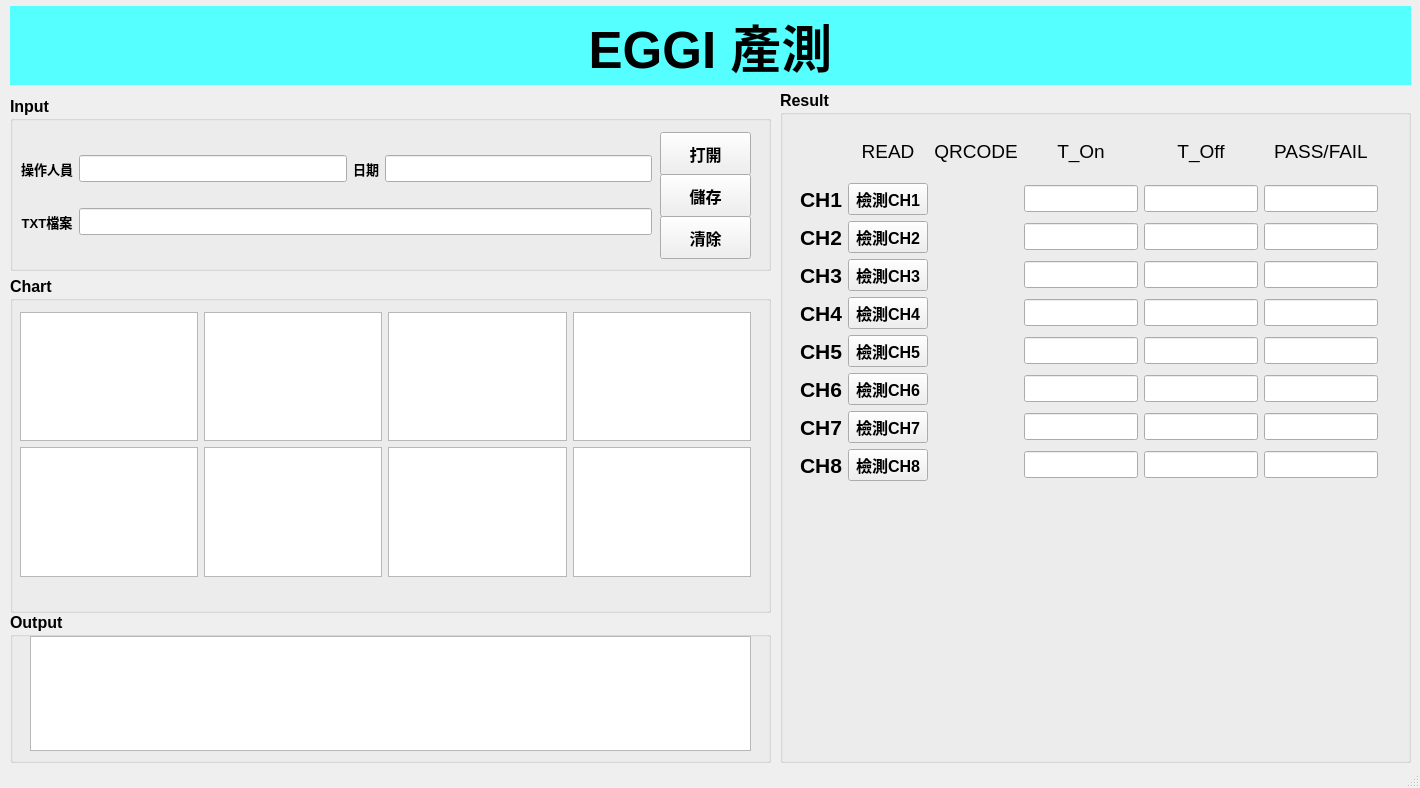
<?xml version="1.0" encoding="UTF-8"?>
<ui version="4.0">
 <class>MainWindow</class>
 <widget class="QMainWindow" name="MainWindow">
  <property name="geometry">
   <rect>
    <x>0</x>
    <y>0</y>
    <width>1420</width>
    <height>788</height>
   </rect>
  </property>
  <property name="windowTitle">
   <string>MainWindow</string>
  </property>
  <widget class="QWidget" name="centralwidget">
   <widget class="QGroupBox" name="Input_box">
    <property name="geometry">
     <rect>
      <x>10</x>
      <y>96</y>
      <width>761</width>
      <height>175</height>
     </rect>
    </property>
    <property name="font">
     <font>
      <pointsize>12</pointsize>
      <weight>75</weight>
      <italic>false</italic>
      <bold>true</bold>
      <underline>false</underline>
      <strikeout>false</strikeout>
      <kerning>true</kerning>
     </font>
    </property>
    <property name="styleSheet">
     <string notr="true"/>
    </property>
    <property name="title">
     <string>Input</string>
    </property>
    <widget class="QPushButton" name="btn_opentxt">
     <property name="geometry">
      <rect>
       <x>650</x>
       <y>36</y>
       <width>91</width>
       <height>43</height>
      </rect>
     </property>
     <property name="font">
      <font>
       <pointsize>12</pointsize>
       <weight>75</weight>
       <italic>false</italic>
       <bold>true</bold>
       <underline>false</underline>
       <strikeout>false</strikeout>
       <kerning>true</kerning>
      </font>
     </property>
     <property name="text">
      <string>打開</string>
     </property>
    </widget>
    <widget class="QPushButton" name="btn_save">
     <property name="geometry">
      <rect>
       <x>650</x>
       <y>78</y>
       <width>91</width>
       <height>43</height>
      </rect>
     </property>
     <property name="font">
      <font>
       <pointsize>12</pointsize>
       <weight>75</weight>
       <italic>false</italic>
       <bold>true</bold>
       <underline>false</underline>
       <strikeout>false</strikeout>
       <kerning>true</kerning>
      </font>
     </property>
     <property name="text">
      <string>儲存</string>
     </property>
    </widget>
    <widget class="QPushButton" name="btn_clean">
     <property name="geometry">
      <rect>
       <x>650</x>
       <y>120</y>
       <width>91</width>
       <height>43</height>
      </rect>
     </property>
     <property name="font">
      <font>
       <pointsize>12</pointsize>
       <weight>75</weight>
       <italic>false</italic>
       <bold>true</bold>
       <underline>false</underline>
       <strikeout>false</strikeout>
       <kerning>true</kerning>
      </font>
     </property>
     <property name="text">
      <string>清除</string>
     </property>
    </widget>
    <widget class="QWidget" name="layoutWidget">
     <property name="geometry">
      <rect>
       <x>11</x>
       <y>39</y>
       <width>631</width>
       <height>121</height>
      </rect>
     </property>
     <layout class="QGridLayout" name="gridLayout_2">
      <item row="0" column="0">
       <widget class="QLabel" name="label_name">
        <property name="font">
         <font>
          <pointsize>10</pointsize>
          <weight>75</weight>
          <italic>false</italic>
          <bold>true</bold>
          <underline>false</underline>
          <strikeout>false</strikeout>
          <kerning>true</kerning>
         </font>
        </property>
        <property name="text">
         <string>操作人員</string>
        </property>
        <property name="alignment">
         <set>Qt::AlignCenter</set>
        </property>
       </widget>
      </item>
      <item row="0" column="1">
       <widget class="QLineEdit" name="input_name"/>
      </item>
      <item row="0" column="2">
       <widget class="QLabel" name="label_datetime">
        <property name="font">
         <font>
          <pointsize>10</pointsize>
          <weight>75</weight>
          <italic>false</italic>
          <bold>true</bold>
          <underline>false</underline>
          <strikeout>false</strikeout>
          <kerning>true</kerning>
         </font>
        </property>
        <property name="text">
         <string>日期</string>
        </property>
        <property name="alignment">
         <set>Qt::AlignCenter</set>
        </property>
       </widget>
      </item>
      <item row="0" column="3">
       <widget class="QLineEdit" name="output_datetime"/>
      </item>
      <item row="1" column="0">
       <widget class="QLabel" name="label_txt_2">
        <property name="font">
         <font>
          <pointsize>10</pointsize>
          <weight>75</weight>
          <italic>false</italic>
          <bold>true</bold>
          <underline>false</underline>
          <strikeout>false</strikeout>
          <kerning>true</kerning>
         </font>
        </property>
        <property name="text">
         <string>TXT檔案</string>
        </property>
        <property name="alignment">
         <set>Qt::AlignCenter</set>
        </property>
       </widget>
      </item>
      <item row="1" column="1" colspan="3">
       <widget class="QLineEdit" name="input_file"/>
      </item>
     </layout>
    </widget>
   </widget>
   <widget class="QLabel" name="EGGI_Title">
    <property name="geometry">
     <rect>
      <x>10</x>
      <y>6</y>
      <width>1401</width>
      <height>79</height>
     </rect>
    </property>
    <property name="font">
     <font>
      <pointsize>38</pointsize>
      <weight>75</weight>
      <bold>true</bold>
      <underline>false</underline>
     </font>
    </property>
    <property name="cursor">
     <cursorShape>ArrowCursor</cursorShape>
    </property>
    <property name="styleSheet">
     <string notr="true">background-color: rgb(85, 255, 255);</string>
    </property>
    <property name="text">
     <string>EGGI 產測</string>
    </property>
    <property name="alignment">
     <set>Qt::AlignCenter</set>
    </property>
   </widget>
   <widget class="QGroupBox" name="Chart_box">
    <property name="geometry">
     <rect>
      <x>10</x>
      <y>276</y>
      <width>761</width>
      <height>337</height>
     </rect>
    </property>
    <property name="font">
     <font>
      <pointsize>12</pointsize>
      <weight>75</weight>
      <bold>true</bold>
     </font>
    </property>
    <property name="title">
     <string>Chart</string>
    </property>
    <widget class="QSplitter" name="splitter_2">
     <property name="geometry">
      <rect>
       <x>16</x>
       <y>156</y>
       <width>0</width>
       <height>0</height>
      </rect>
     </property>
     <property name="orientation">
      <enum>Qt::Vertical</enum>
     </property>
     <widget class="QWidget" name="widget_6" native="true">
      <property name="styleSheet">
       <string notr="true">background-color: rgb(255, 255, 255);</string>
      </property>
     </widget>
     <widget class="QWidget" name="widget_7" native="true">
      <property name="styleSheet">
       <string notr="true">background-color: rgb(255, 255, 255);</string>
      </property>
     </widget>
     <widget class="QWidget" name="widget_8" native="true">
      <property name="styleSheet">
       <string notr="true">background-color: rgb(255, 255, 255);</string>
      </property>
     </widget>
     <widget class="QWidget" name="widget_5" native="true">
      <property name="styleSheet">
       <string notr="true">background-color: rgb(255, 255, 255);</string>
      </property>
     </widget>
    </widget>
    <widget class="QWidget" name="layoutWidget_2">
     <property name="geometry">
      <rect>
       <x>10</x>
       <y>36</y>
       <width>731</width>
       <height>265</height>
      </rect>
     </property>
     <layout class="QGridLayout" name="gridLayout_3">
      <item row="0" column="0">
       <widget class="QGraphicsView" name="ch1_chart"/>
      </item>
      <item row="1" column="0">
       <widget class="QGraphicsView" name="ch5_chart"/>
      </item>
      <item row="0" column="3">
       <widget class="QGraphicsView" name="ch4_chart"/>
      </item>
      <item row="0" column="1">
       <widget class="QGraphicsView" name="ch2_char"/>
      </item>
      <item row="0" column="2">
       <widget class="QGraphicsView" name="ch3_chart"/>
      </item>
      <item row="1" column="1">
       <widget class="QGraphicsView" name="ch6_chart"/>
      </item>
      <item row="1" column="2">
       <widget class="QGraphicsView" name="ch7_chart"/>
      </item>
      <item row="1" column="3">
       <widget class="QGraphicsView" name="ch8_chart"/>
      </item>
     </layout>
    </widget>
   </widget>
   <widget class="QGroupBox" name="Result_box">
    <property name="geometry">
     <rect>
      <x>780</x>
      <y>90</y>
      <width>631</width>
      <height>673</height>
     </rect>
    </property>
    <property name="font">
     <font>
      <pointsize>12</pointsize>
      <weight>75</weight>
      <bold>true</bold>
     </font>
    </property>
    <property name="title">
     <string>Result</string>
    </property>
    <widget class="QWidget" name="layoutWidget">
     <property name="geometry">
      <rect>
       <x>20</x>
       <y>36</y>
       <width>578</width>
       <height>355</height>
      </rect>
     </property>
     <layout class="QGridLayout" name="gridLayout">
      <item row="5" column="5">
       <widget class="QLineEdit" name="ch5_PF">
        <property name="alignment">
         <set>Qt::AlignCenter</set>
        </property>
       </widget>
      </item>
      <item row="2" column="3">
       <widget class="QLineEdit" name="ch2_T_On">
        <property name="alignment">
         <set>Qt::AlignCenter</set>
        </property>
       </widget>
      </item>
      <item row="0" column="2">
       <widget class="QLabel" name="label_qrcode">
        <property name="font">
         <font>
          <pointsize>14</pointsize>
          <weight>50</weight>
          <bold>false</bold>
         </font>
        </property>
        <property name="text">
         <string>QRCODE</string>
        </property>
        <property name="alignment">
         <set>Qt::AlignCenter</set>
        </property>
       </widget>
      </item>
      <item row="3" column="4">
       <widget class="QLineEdit" name="ch3_T_Off">
        <property name="alignment">
         <set>Qt::AlignCenter</set>
        </property>
       </widget>
      </item>
      <item row="6" column="4">
       <widget class="QLineEdit" name="ch6_T_Off">
        <property name="alignment">
         <set>Qt::AlignCenter</set>
        </property>
       </widget>
      </item>
      <item row="7" column="3">
       <widget class="QLineEdit" name="ch7_T_On">
        <property name="alignment">
         <set>Qt::AlignCenter</set>
        </property>
       </widget>
      </item>
      <item row="0" column="4">
       <widget class="QLabel" name="label_T_Off">
        <property name="font">
         <font>
          <pointsize>14</pointsize>
          <weight>50</weight>
          <bold>false</bold>
         </font>
        </property>
        <property name="text">
         <string>T_Off</string>
        </property>
        <property name="alignment">
         <set>Qt::AlignCenter</set>
        </property>
       </widget>
      </item>
      <item row="7" column="0">
       <widget class="QLabel" name="label_ch7">
        <property name="font">
         <font>
          <pointsize>16</pointsize>
          <weight>75</weight>
          <bold>true</bold>
         </font>
        </property>
        <property name="text">
         <string>CH7</string>
        </property>
        <property name="alignment">
         <set>Qt::AlignCenter</set>
        </property>
       </widget>
      </item>
      <item row="4" column="3">
       <widget class="QLineEdit" name="ch4_T_On">
        <property name="alignment">
         <set>Qt::AlignCenter</set>
        </property>
       </widget>
      </item>
      <item row="8" column="3">
       <widget class="QLineEdit" name="ch8_T_On">
        <property name="alignment">
         <set>Qt::AlignCenter</set>
        </property>
       </widget>
      </item>
      <item row="7" column="5">
       <widget class="QLineEdit" name="ch7_PF">
        <property name="alignment">
         <set>Qt::AlignCenter</set>
        </property>
       </widget>
      </item>
      <item row="1" column="0">
       <widget class="QLabel" name="label_ch1">
        <property name="font">
         <font>
          <pointsize>16</pointsize>
          <weight>75</weight>
          <bold>true</bold>
         </font>
        </property>
        <property name="text">
         <string>CH1</string>
        </property>
        <property name="alignment">
         <set>Qt::AlignCenter</set>
        </property>
       </widget>
      </item>
      <item row="3" column="3">
       <widget class="QLineEdit" name="ch3_T_On">
        <property name="alignment">
         <set>Qt::AlignCenter</set>
        </property>
       </widget>
      </item>
      <item row="1" column="3">
       <widget class="QLineEdit" name="ch1_T_On">
        <property name="alignment">
         <set>Qt::AlignCenter</set>
        </property>
       </widget>
      </item>
      <item row="3" column="0">
       <widget class="QLabel" name="label_ch3">
        <property name="font">
         <font>
          <pointsize>16</pointsize>
          <weight>75</weight>
          <bold>true</bold>
         </font>
        </property>
        <property name="text">
         <string>CH3</string>
        </property>
        <property name="alignment">
         <set>Qt::AlignCenter</set>
        </property>
       </widget>
      </item>
      <item row="6" column="5">
       <widget class="QLineEdit" name="ch6_PF">
        <property name="alignment">
         <set>Qt::AlignCenter</set>
        </property>
       </widget>
      </item>
      <item row="7" column="4">
       <widget class="QLineEdit" name="ch7_T_Off">
        <property name="alignment">
         <set>Qt::AlignCenter</set>
        </property>
       </widget>
      </item>
      <item row="5" column="4">
       <widget class="QLineEdit" name="ch5_T_Off">
        <property name="alignment">
         <set>Qt::AlignCenter</set>
        </property>
       </widget>
      </item>
      <item row="8" column="5">
       <widget class="QLineEdit" name="ch8_PF">
        <property name="alignment">
         <set>Qt::AlignCenter</set>
        </property>
       </widget>
      </item>
      <item row="8" column="4">
       <widget class="QLineEdit" name="ch8_T_Off">
        <property name="alignment">
         <set>Qt::AlignCenter</set>
        </property>
       </widget>
      </item>
      <item row="8" column="0">
       <widget class="QLabel" name="label_ch8">
        <property name="font">
         <font>
          <pointsize>16</pointsize>
          <weight>75</weight>
          <bold>true</bold>
         </font>
        </property>
        <property name="text">
         <string>CH8</string>
        </property>
        <property name="alignment">
         <set>Qt::AlignCenter</set>
        </property>
       </widget>
      </item>
      <item row="1" column="5">
       <widget class="QLineEdit" name="ch1_PF">
        <property name="alignment">
         <set>Qt::AlignCenter</set>
        </property>
       </widget>
      </item>
      <item row="0" column="5">
       <widget class="QLabel" name="label_T_On_14">
        <property name="font">
         <font>
          <pointsize>14</pointsize>
          <weight>50</weight>
          <bold>false</bold>
         </font>
        </property>
        <property name="text">
         <string>PASS/FAIL</string>
        </property>
        <property name="alignment">
         <set>Qt::AlignCenter</set>
        </property>
       </widget>
      </item>
      <item row="1" column="4">
       <widget class="QLineEdit" name="ch1_T_Off">
        <property name="alignment">
         <set>Qt::AlignCenter</set>
        </property>
       </widget>
      </item>
      <item row="5" column="0">
       <widget class="QLabel" name="label_ch5">
        <property name="font">
         <font>
          <pointsize>16</pointsize>
          <weight>75</weight>
          <bold>true</bold>
         </font>
        </property>
        <property name="text">
         <string>CH5</string>
        </property>
        <property name="alignment">
         <set>Qt::AlignCenter</set>
        </property>
       </widget>
      </item>
      <item row="3" column="5">
       <widget class="QLineEdit" name="ch3_PF">
        <property name="alignment">
         <set>Qt::AlignCenter</set>
        </property>
       </widget>
      </item>
      <item row="4" column="0">
       <widget class="QLabel" name="label_ch4">
        <property name="font">
         <font>
          <pointsize>16</pointsize>
          <weight>75</weight>
          <bold>true</bold>
         </font>
        </property>
        <property name="text">
         <string>CH4</string>
        </property>
        <property name="alignment">
         <set>Qt::AlignCenter</set>
        </property>
       </widget>
      </item>
      <item row="6" column="3">
       <widget class="QLineEdit" name="ch6_T_On">
        <property name="alignment">
         <set>Qt::AlignCenter</set>
        </property>
       </widget>
      </item>
      <item row="2" column="4">
       <widget class="QLineEdit" name="ch2_T_Off">
        <property name="alignment">
         <set>Qt::AlignCenter</set>
        </property>
       </widget>
      </item>
      <item row="2" column="5">
       <widget class="QLineEdit" name="ch2_PF">
        <property name="alignment">
         <set>Qt::AlignCenter</set>
        </property>
       </widget>
      </item>
      <item row="4" column="4">
       <widget class="QLineEdit" name="ch4_T_Off">
        <property name="alignment">
         <set>Qt::AlignCenter</set>
        </property>
       </widget>
      </item>
      <item row="0" column="3">
       <widget class="QLabel" name="label_T_On">
        <property name="font">
         <font>
          <pointsize>14</pointsize>
          <weight>50</weight>
          <bold>false</bold>
         </font>
        </property>
        <property name="text">
         <string>T_On</string>
        </property>
        <property name="alignment">
         <set>Qt::AlignCenter</set>
        </property>
       </widget>
      </item>
      <item row="2" column="0">
       <widget class="QLabel" name="label_ch2">
        <property name="font">
         <font>
          <pointsize>16</pointsize>
          <weight>75</weight>
          <bold>true</bold>
         </font>
        </property>
        <property name="text">
         <string>CH2</string>
        </property>
        <property name="alignment">
         <set>Qt::AlignCenter</set>
        </property>
       </widget>
      </item>
      <item row="4" column="5">
       <widget class="QLineEdit" name="ch4_PF">
        <property name="alignment">
         <set>Qt::AlignCenter</set>
        </property>
       </widget>
      </item>
      <item row="5" column="3">
       <widget class="QLineEdit" name="ch5_T_On">
        <property name="alignment">
         <set>Qt::AlignCenter</set>
        </property>
       </widget>
      </item>
      <item row="6" column="0">
       <widget class="QLabel" name="label_ch6">
        <property name="font">
         <font>
          <pointsize>16</pointsize>
          <weight>75</weight>
          <bold>true</bold>
         </font>
        </property>
        <property name="text">
         <string>CH6</string>
        </property>
        <property name="alignment">
         <set>Qt::AlignCenter</set>
        </property>
       </widget>
      </item>
      <item row="0" column="1">
       <widget class="QLabel" name="label_qrcode_2">
        <property name="font">
         <font>
          <pointsize>14</pointsize>
          <weight>50</weight>
          <bold>false</bold>
         </font>
        </property>
        <property name="text">
         <string>READ</string>
        </property>
        <property name="alignment">
         <set>Qt::AlignCenter</set>
        </property>
       </widget>
      </item>
      <item row="1" column="1">
       <widget class="QPushButton" name="ch1_qrcode">
        <property name="text">
         <string>檢測CH1</string>
        </property>
       </widget>
      </item>
      <item row="2" column="1">
       <widget class="QPushButton" name="ch2_qrcode">
        <property name="text">
         <string>檢測CH2</string>
        </property>
       </widget>
      </item>
      <item row="3" column="1">
       <widget class="QPushButton" name="ch3_qrcode">
        <property name="text">
         <string>檢測CH3</string>
        </property>
       </widget>
      </item>
      <item row="4" column="1">
       <widget class="QPushButton" name="ch4_qrcode">
        <property name="text">
         <string>檢測CH4</string>
        </property>
       </widget>
      </item>
      <item row="5" column="1">
       <widget class="QPushButton" name="ch5_qrcode">
        <property name="text">
         <string>檢測CH5</string>
        </property>
       </widget>
      </item>
      <item row="6" column="1">
       <widget class="QPushButton" name="ch6_qrcode">
        <property name="text">
         <string>檢測CH6</string>
        </property>
       </widget>
      </item>
      <item row="7" column="1">
       <widget class="QPushButton" name="ch7_qrcode">
        <property name="text">
         <string>檢測CH7</string>
        </property>
       </widget>
      </item>
      <item row="8" column="1">
       <widget class="QPushButton" name="pushButton_8">
        <property name="text">
         <string>檢測CH8</string>
        </property>
       </widget>
      </item>
      <item row="1" column="2">
       <widget class="QLabel" name="label">
        <property name="text">
         <string/>
        </property>
       </widget>
      </item>
      <item row="2" column="2">
       <widget class="QLabel" name="label_2">
        <property name="text">
         <string/>
        </property>
       </widget>
      </item>
      <item row="3" column="2">
       <widget class="QLabel" name="label_3">
        <property name="text">
         <string/>
        </property>
       </widget>
      </item>
      <item row="4" column="2">
       <widget class="QLabel" name="label_4">
        <property name="text">
         <string/>
        </property>
       </widget>
      </item>
      <item row="5" column="2">
       <widget class="QLabel" name="label_5">
        <property name="text">
         <string/>
        </property>
       </widget>
      </item>
      <item row="7" column="2">
       <widget class="QLabel" name="label_7">
        <property name="text">
         <string/>
        </property>
       </widget>
      </item>
      <item row="8" column="2">
       <widget class="QLabel" name="label_8">
        <property name="text">
         <string/>
        </property>
       </widget>
      </item>
      <item row="6" column="2">
       <widget class="QLabel" name="label_6">
        <property name="text">
         <string/>
        </property>
       </widget>
      </item>
     </layout>
    </widget>
   </widget>
   <widget class="QGroupBox" name="groupBox">
    <property name="geometry">
     <rect>
      <x>10</x>
      <y>612</y>
      <width>761</width>
      <height>151</height>
     </rect>
    </property>
    <property name="font">
     <font>
      <pointsize>12</pointsize>
      <weight>75</weight>
      <bold>true</bold>
     </font>
    </property>
    <property name="title">
     <string>Output</string>
    </property>
    <widget class="QTextBrowser" name="textBrowser">
     <property name="geometry">
      <rect>
       <x>20</x>
       <y>24</y>
       <width>721</width>
       <height>115</height>
      </rect>
     </property>
     <property name="html">
      <string>&lt;!DOCTYPE HTML PUBLIC &quot;-//W3C//DTD HTML 4.0//EN&quot; &quot;http://www.w3.org/TR/REC-html40/strict.dtd&quot;&gt;
&lt;html&gt;&lt;head&gt;&lt;meta name=&quot;qrichtext&quot; content=&quot;1&quot; /&gt;&lt;style type=&quot;text/css&quot;&gt;
p, li { white-space: pre-wrap; }
&lt;/style&gt;&lt;/head&gt;&lt;body style=&quot; font-family:'MS Shell Dlg 2'; font-size:12pt; font-weight:600; font-style:normal;&quot;&gt;
&lt;p style=&quot;-qt-paragraph-type:empty; margin-top:0px; margin-bottom:0px; margin-left:0px; margin-right:0px; -qt-block-indent:0; text-indent:0px;&quot;&gt;&lt;br /&gt;&lt;/p&gt;&lt;/body&gt;&lt;/html&gt;</string>
     </property>
    </widget>
   </widget>
  </widget>
  <widget class="QStatusBar" name="statusbar"/>
 </widget>
 <resources/>
 <connections>
  <connection>
   <sender>btn_opentxt</sender>
   <signal>clicked()</signal>
   <receiver>btn_opentxt</receiver>
   <slot>click()</slot>
   <hints>
    <hint type="sourcelabel">
     <x>643</x>
     <y>155</y>
    </hint>
    <hint type="destinationlabel">
     <x>643</x>
     <y>158</y>
    </hint>
   </hints>
  </connection>
 </connections>
</ui>
